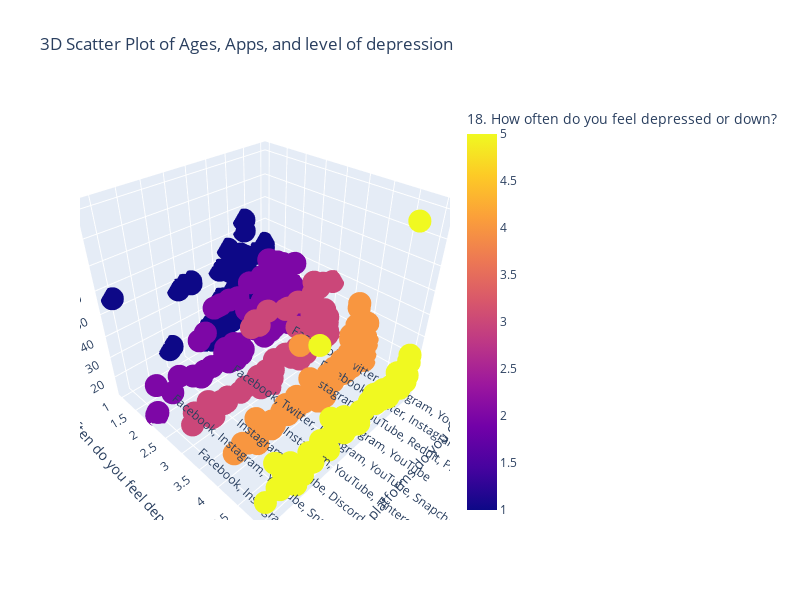
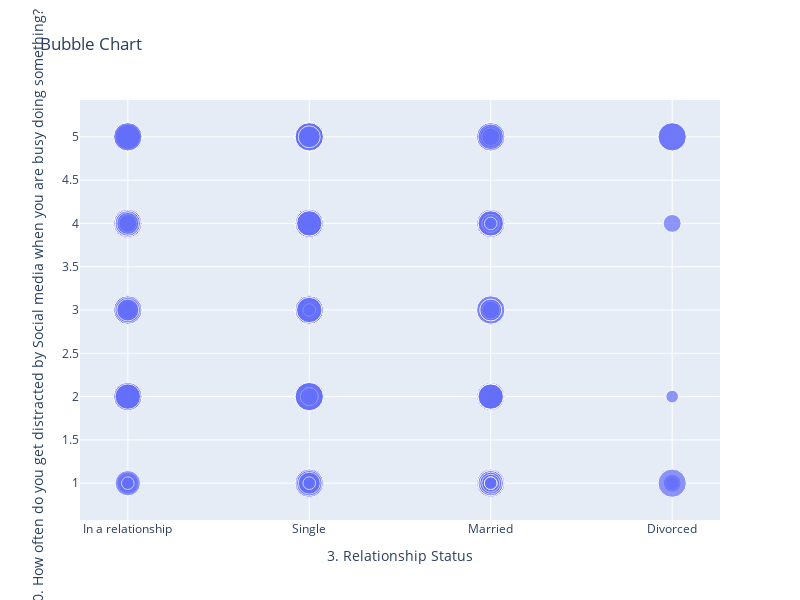

The notebook cell these images were saved under, in order:
### Markdown cell above
### Multivariate Visualization 
* Plot two Charts
* Provide each charts with at least two insights

### Code cell
fig = px.scatter_3d(df, x='7. What social media platforms do you commonly use?', y='18. How often do you feel depressed or down?', z='1. What is your age?',color='18. How often do you feel depressed or down?', title='3D Scatter Plot of Ages, Apps, and level of depression')
fig.update_layout(width=800, height=600) 
fig.show()
fig = px.scatter(df, x='3. Relationship Status', y='10. How often do you get distracted by Social media when you are busy doing something?', size='20. On a scale of 1 to 5, how often do you face issues regarding sleep?', title='Bubble Chart')
fig.update_layout(width=800, height=600) 
fig.show()

### Figure 1 — Plotly figure (JSON) as saved in the notebook; plotly's stock layout.template omitted (floating-point values rounded to 4 significant figures; data arrays with more than 128 entries replaced by an {"elided": "..."} marker saying what was removed)
{"data": [{"hovertemplate": "7. What social media platforms do you commonly use?=%{x}<br>18. How often do you feel depressed or down?=%{marker.color}<br>1. What is your age?=%{z}<extra></extra>", "legendgroup": "", "marker": {"color": {"elided": "481 int values"}, "coloraxis": "coloraxis", "symbol": "circle"}, "mode": "markers", "name": "", "scene": "scene", "showlegend": false, "type": "scatter3d", "x": {"elided": "481 str values"}, "y": {"elided": "481 int values"}, "z": {"elided": "481 float values"}}], "layout": {"coloraxis": {"colorbar": {"title": {"text": "18. How often do you feel depressed or down?"}}, "colorscale": [[0, "#0d0887"], [0.1111, "#46039f"], [0.2222, "#7201a8"], [0.3333, "#9c179e"], [0.4444, "#bd3786"], [0.5556, "#d8576b"], [0.6667, "#ed7953"], [0.7778, "#fb9f3a"], [0.8889, "#fdca26"], [1, "#f0f921"]]}, "height": 600, "legend": {"tracegroupgap": 0}, "scene": {"aspectmode": "auto", "aspectratio": {"x": 1, "y": 1, "z": 1}, "domain": {"x": [0, 1], "y": [0, 1]}, "xaxis": {"title": {"text": "7. What social media platforms do you commonly use?"}, "type": "category"}, "yaxis": {"title": {"text": "18. How often do you feel depressed or down?"}, "type": "linear"}, "zaxis": {"title": {"text": "1. What is your age?"}, "type": "linear"}}, "title": {"text": "3D Scatter Plot of Ages, Apps, and level of depression"}, "width": 800}}

### Figure 2 — Plotly figure (JSON) as saved in the notebook; plotly's stock layout.template omitted (floating-point values rounded to 4 significant figures; data arrays with more than 128 entries replaced by an {"elided": "..."} marker saying what was removed)
{"data": [{"hovertemplate": "3. Relationship Status=%{x}<br>10. How often do you get distracted by Social media when you are busy doing something?=%{y}<br>20. On a scale of 1 to 5, how often do you face issues regarding sleep?=%{marker.size}<extra></extra>", "legendgroup": "", "marker": {"color": "#636efa", "size": {"elided": "481 int values"}, "sizemode": "area", "sizeref": 0.0125, "symbol": "circle"}, "mode": "markers", "name": "", "orientation": "v", "showlegend": false, "type": "scatter", "x": {"elided": "481 str values"}, "xaxis": "x", "y": {"elided": "481 int values"}, "yaxis": "y"}], "layout": {"height": 600, "legend": {"itemsizing": "constant", "tracegroupgap": 0}, "title": {"text": "Bubble Chart"}, "width": 800, "xaxis": {"anchor": "y", "autorange": true, "domain": [0, 1], "range": [-0.2635, 3.263], "title": {"text": "3. Relationship Status"}, "type": "category"}, "yaxis": {"anchor": "x", "autorange": true, "domain": [0, 1], "range": [0.5749, 5.425], "title": {"text": "10. How often do you get distracted by Social media when you are busy doing something?"}, "type": "linear"}}}
